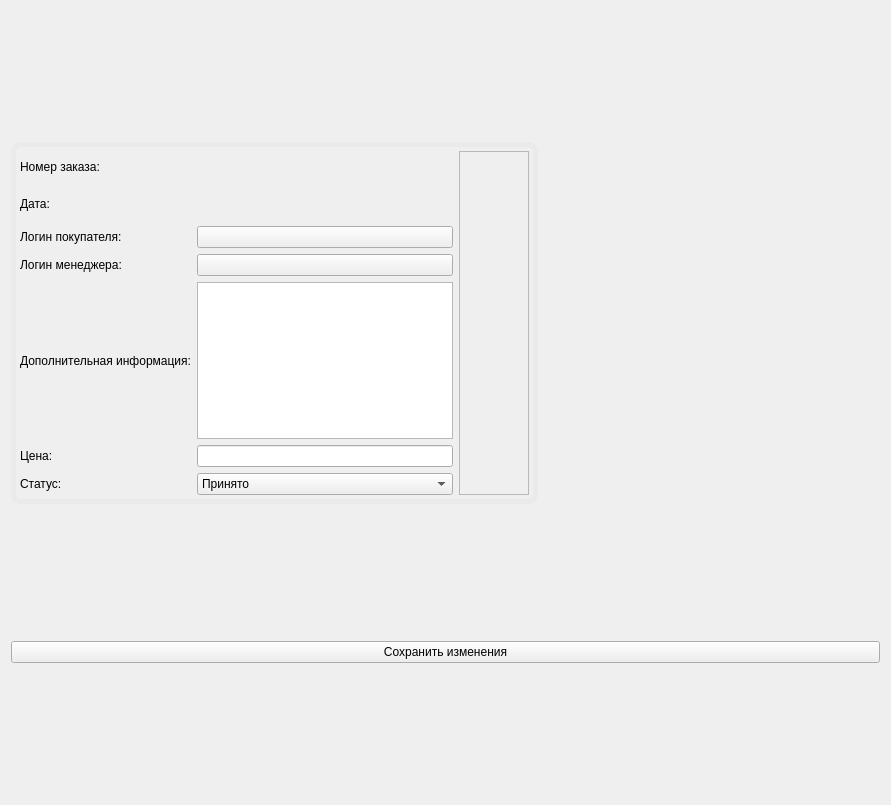
<?xml version="1.0" encoding="UTF-8"?>
<ui version="4.0">
 <class>Form</class>
 <widget class="QWidget" name="Form">
  <property name="geometry">
   <rect>
    <x>0</x>
    <y>0</y>
    <width>891</width>
    <height>805</height>
   </rect>
  </property>
  <property name="windowTitle">
   <string>Form</string>
  </property>
  <property name="styleSheet">
   <string notr="true"/>
  </property>
  <layout class="QVBoxLayout" name="verticalLayout">
   <item>
    <widget class="QWidget" name="horizontalWidget" native="true">
     <property name="styleSheet">
      <string notr="true">QWidget#horizontalWidget{
border-style: solid;
border-color: rgb(234, 234, 234);
border-width: 5px;
border-radius: 10px;
}</string>
     </property>
     <layout class="QHBoxLayout" name="horizontalLayout" stretch="0,0">
      <property name="sizeConstraint">
       <enum>QLayout::SetFixedSize</enum>
      </property>
      <item>
       <layout class="QGridLayout" name="gridLayout" rowstretch="2,2,2,2,10,2,2">
        <item row="4" column="0">
         <widget class="QLabel" name="label_5">
          <property name="text">
           <string>Дополнительная информация:</string>
          </property>
         </widget>
        </item>
        <item row="2" column="0">
         <widget class="QLabel" name="label_6">
          <property name="text">
           <string>Логин покупателя:</string>
          </property>
         </widget>
        </item>
        <item row="4" column="1">
         <widget class="QPlainTextEdit" name="info">
          <property name="sizePolicy">
           <sizepolicy hsizetype="Fixed" vsizetype="Expanding">
            <horstretch>0</horstretch>
            <verstretch>0</verstretch>
           </sizepolicy>
          </property>
         </widget>
        </item>
        <item row="1" column="0">
         <widget class="QLabel" name="label_7">
          <property name="text">
           <string>Дата:</string>
          </property>
         </widget>
        </item>
        <item row="5" column="0">
         <widget class="QLabel" name="label_4">
          <property name="text">
           <string>Цена:</string>
          </property>
         </widget>
        </item>
        <item row="1" column="1">
         <widget class="QLabel" name="date">
          <property name="styleSheet">
           <string notr="true">font: 700 italic 9pt &quot;Segoe UI&quot;;
text-decoration: underline;
color: rgb(234, 234, 234);
selection-color: rgb(180, 200, 193);</string>
          </property>
          <property name="text">
           <string/>
          </property>
         </widget>
        </item>
        <item row="6" column="0">
         <widget class="QLabel" name="label_3">
          <property name="text">
           <string>Статус:</string>
          </property>
         </widget>
        </item>
        <item row="0" column="1">
         <widget class="QLabel" name="order_id">
          <property name="text">
           <string/>
          </property>
         </widget>
        </item>
        <item row="3" column="0">
         <widget class="QLabel" name="label_2">
          <property name="text">
           <string>Логин менеджера:</string>
          </property>
         </widget>
        </item>
        <item row="0" column="0">
         <widget class="QLabel" name="label">
          <property name="text">
           <string>Номер заказа:</string>
          </property>
         </widget>
        </item>
        <item row="6" column="1">
         <widget class="QComboBox" name="order_status">
          <item>
           <property name="text">
            <string>Принято</string>
           </property>
          </item>
          <item>
           <property name="text">
            <string>В обработке</string>
           </property>
          </item>
          <item>
           <property name="text">
            <string>Отменено</string>
           </property>
          </item>
          <item>
           <property name="text">
            <string>Успешно завершено</string>
           </property>
          </item>
         </widget>
        </item>
        <item row="2" column="1">
         <widget class="QPushButton" name="user_login_button">
          <property name="text">
           <string/>
          </property>
         </widget>
        </item>
        <item row="3" column="1">
         <widget class="QPushButton" name="operator_login_button">
          <property name="text">
           <string/>
          </property>
         </widget>
        </item>
        <item row="5" column="1">
         <widget class="QLineEdit" name="total_price"/>
        </item>
       </layout>
      </item>
      <item>
       <widget class="QScrollArea" name="scrollArea">
        <property name="widgetResizable">
         <bool>true</bool>
        </property>
        <widget class="QWidget" name="scrollAreaWidgetContents_3">
         <property name="geometry">
          <rect>
           <x>0</x>
           <y>0</y>
           <width>412</width>
           <height>737</height>
          </rect>
         </property>
         <layout class="QVBoxLayout" name="verticalLayout_4">
          <item>
           <layout class="QVBoxLayout" name="order_books"/>
          </item>
         </layout>
        </widget>
       </widget>
      </item>
     </layout>
    </widget>
   </item>
   <item>
    <widget class="QPushButton" name="save_changes_button">
     <property name="text">
      <string>Сохранить изменения</string>
     </property>
    </widget>
   </item>
  </layout>
 </widget>
 <resources/>
 <connections/>
</ui>
